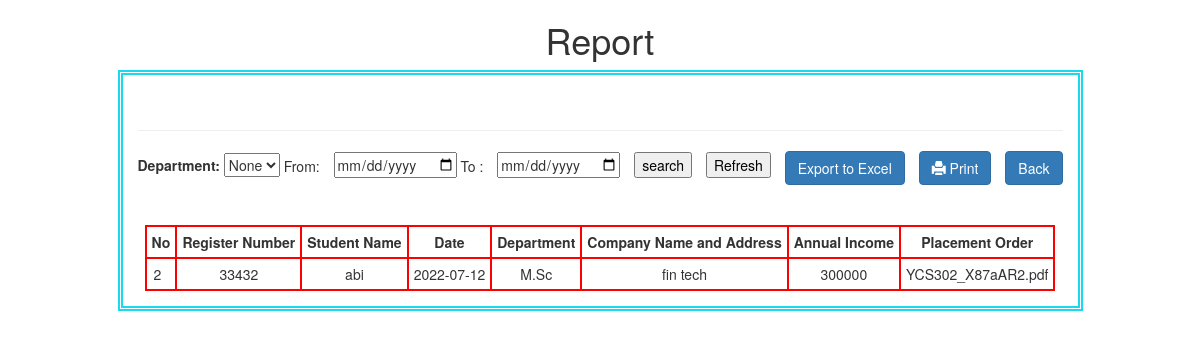
The page /placeselrep/ (signed in) on the database its author committed.
### authentication/models.py (models this page shows)
class placesel(models.Model):
    regno                    = models.IntegerField()
    name                   = models.CharField(max_length=120)
    datee                  = models.CharField(max_length=14)
    dep                    = models.CharField(max_length=100)
    compdet                = models.CharField(max_length=500)
    annu                 = models.CharField(max_length=30)
    fil                    = models.FileField()

### authentication/views.py (the view)
# urls.py: path('placeselrep/',views.placeselrep),
def placeselrep(request):
    if request.method== 'POST':
        fdate = request.POST['fdate']
        tdate = request.POST['tdate']
        dep = request.POST['dep']
        altt1 = fdate and tdate and dep
        ttt = fdate and tdate
        altt2 = dep
        if bool(altt1):
            need= placesel.objects.raw(' SELECT* FROM authentication_placesel    where dep = "'+dep+'" AND  datee BETWEEN "'+fdate+'" and "'+tdate+'";')
            return render(request,'authentication/placeselrep.html',{'student':need})
        elif bool(ttt):
            need= placesel.objects.raw(' SELECT* FROM authentication_placesel where datee BETWEEN "'+fdate+'" and "'+tdate+'";')
            return render(request,'authentication/placeselrep.html',{'student':need})
        else:
            need= placesel.objects.raw(' SELECT* FROM authentication_placesel where  dep = "'+dep+'" ')
            return render(request,'authentication/placeselrep.html',{'student':need})
    else:
        ned= placesel.objects.raw('select * from authentication_placesel ORDER BY datee ASC')
        return render(request,'authentication/placeselrep.html',{'student':ned})

### templates/authentication/placeselrep.html (shortened to what this page needs)
{% if user.is_lecturer %}
<!DOCTYPE html>
{% load static %}
<html lang="en">
<head>
  <link href="//maxcdn.bootstrapcdn.com/bootstrap/3.3.0/css/bootstrap.min.css" rel="stylesheet" id="bootstrap-css">
<link href="//maxcdn.bootstrapcdn.com/bootstrap/3.3.0/css/bootstrap.min.css" rel="stylesheet" id="bootstrap-css">
{% load static %}
</head>
<body>
  <center>
<h1>Report</h1>
<div>
  <br>
  <hr>
  <form method="post" enctype="multipart/form-data">
     <label for="">Department:</label>
      <select type="text" id="dep" name="dep">
        <option value="">None</option>
      </select>
 From: <input type="date" name = "fdate" id="fdate">
To : <input type="date" name="tdate" id="tdate">
<button type="submit">search</button>
<button type="button" name="home"><a href="/placeselrep/"> Refresh </a></button>
 <button  id="export" type="button" class="btn btn-primary"> Export to Excel</button>
 <button class="btn btn-primary hidden-print" onclick="window.print();"><span class="glyphicon glyphicon-print" aria-hidden="true"></span> Print</button>
<button  class="btn btn-primary hidden-print"><a style="color:white; text-decoration: none;" href="/repts/">Back</a></button>
<br><br>
<br>
  <table id="examble-table" border='3px'>
    <thead>
        <th>No</th>
        <th>Register Number</th>
        <th>Student Name</th>
        <th>Date</th>
        <th>Department</th>
        <th>Company Name and Address</th>
        <th>Annual Income</th>
        <th>Placement Order </th>
    </thead>
    <tr>
      {% for st in student %}
      <td></td>
      <td><center>{{st.regno  }}</center></td>
      <td><center>{{st.name   }}</center></td>
      <td><center>{{st.datee  }}</center></td>
      <td><center>{{st.dep    }}</center></td>
      <td><center>{{st.compdet}}</center></td>
      <td><center>{{st.annu   }}</center></td>
      <td><center>{{st.fil    }}</center></td>
    </tr>
    {% endfor %}
  </table>
</div>
<br>
</center>
</body>
</html>
{% endif %}

### templates/authentication/placeselrep.html (style rules this page uses)
h1 { text-align: center; }
div { border: double rgb(26, 219, 237) 5px; display:inline-table; padding: 15px; }
input { margin-left: 10px; }
table,th,tr,td { border: 2px red solid; padding: 5px; }
button,a { text-decoration: none; color: black; }
button { margin-left: 10px; }
table { counter-reset: rowNumber; }
table tr { counter-increment: rowNumber; }
table tr td:first-child::before { content: counter(rowNumber); min-width: 1em; margin-right: 0.5em; }
table,th { text-align: center; }

### rows shown on the page
placesel: regno "33432", name "abi", datee "2022-07-12", dep "M.Sc", compdet "fin tech", annu "300000", fil "YCS302_X87aAR2.pdf"
